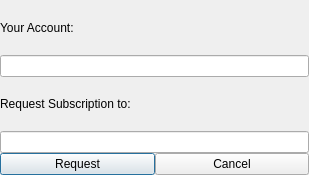
<?xml version="1.0" encoding="UTF-8"?>
<ui version="4.0">
 <author>Bernd Stramm &lt;bernd.stramm@gmail.com&gt;</author>
 <class>RequestSubscribe</class>
 <widget class="QDialog" name="RequestSubscribe">
  <property name="geometry">
   <rect>
    <x>0</x>
    <y>0</y>
    <width>309</width>
    <height>175</height>
   </rect>
  </property>
  <property name="windowTitle">
   <string>Request Subscription</string>
  </property>
  <property name="windowIcon">
   <iconset resource="../dchat.qrc">
    <normaloff>:/dchatlogo.png</normaloff>:/dchatlogo.png</iconset>
  </property>
  <layout class="QGridLayout" name="gridLayout">
   <item row="0" column="0">
    <widget class="QLabel" name="label">
     <property name="text">
      <string>Your Account:</string>
     </property>
    </widget>
   </item>
   <item row="1" column="0">
    <widget class="QLineEdit" name="fromAccount">
     <property name="readOnly">
      <bool>true</bool>
     </property>
    </widget>
   </item>
   <item row="2" column="0">
    <widget class="QLabel" name="label_2">
     <property name="text">
      <string>Request Subscription to:</string>
     </property>
    </widget>
   </item>
   <item row="3" column="0">
    <widget class="QLineEdit" name="toAccount"/>
   </item>
   <item row="4" column="0">
    <layout class="QHBoxLayout" name="horizontalLayout">
     <item>
      <widget class="QPushButton" name="requestButton">
       <property name="text">
        <string>Request</string>
       </property>
      </widget>
     </item>
     <item>
      <widget class="QPushButton" name="cancelButton">
       <property name="text">
        <string>Cancel</string>
       </property>
      </widget>
     </item>
    </layout>
   </item>
  </layout>
 </widget>
 <layoutdefault spacing="0" margin="0"/>
 <resources>
  <include location="../dchat.qrc"/>
 </resources>
 <connections/>
</ui>
